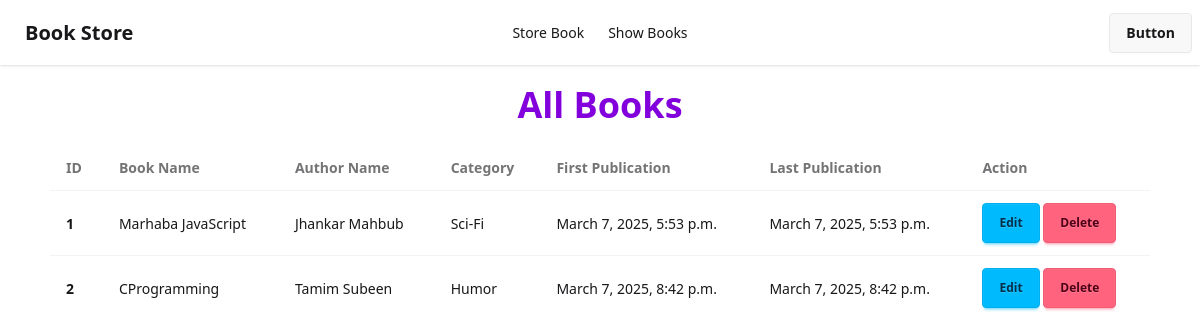
/show_books/, run on an earlier commit of the app's database.
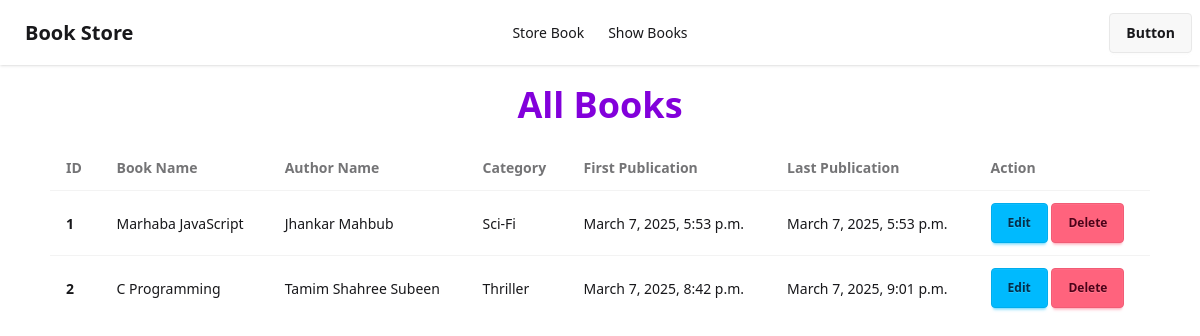
And on a later commit of the database.
### book/models.py (models this page shows)
class BookStoreModel(models.Model):
    CATEGORY = (
        ('Mystery', 'Mystery'),
        ('Thriller', 'Thriller'),
        ('Sci-Fi', 'Sci-Fi'),
        ('Humor', 'Humor'),
        ('Horror', 'Horror')
    )
    id = models.IntegerField(primary_key=True)
    book_name = models.CharField(max_length= 30)
    author = models.CharField(max_length= 20)
    category = models.CharField(max_length=30, choices=CATEGORY)
    first_pub = models.DateTimeField(auto_now_add=True)
    last_pub = models.DateTimeField(auto_now=True)

### book/views.py (the view)
# urls.py: path('show_books/', show_books, name="show_books"),
def show_books(request):
    book = BookStoreModel.objects.all()
    return render(request, 'show_book.html', {'data': book})

### book/templates/show_book.html
{% extends "base.html" %}
{% block content %}
<h1 class="text-4xl text-purple-700 font-bold text-center my-5">All Books</h1>
<div class="w-11/12 mx-auto">
    {% if data %}
    <div class="overflow-x-auto">
        <table class="table">
          <thead>
            <tr>
              <th>ID</th>
              <th>Book Name</th>
              <th>Author Name</th>
              <th>Category</th>
              <th>First Publication</th>
              <th>Last Publication</th>
              <th>Action</th>
            </tr>
          </thead>
          <tbody>
            {% for item in data %}
            <tr class="hover:bg-base-300">
                <th>{{item.id}}</th>
                <td>{{item.book_name}}</td>
                <td>{{item.author}}</td>
                <td>{{item.category}}</td>
                <td>{{item.first_pub}}</td>
                <td>{{item.last_pub}}</td>
                <td><a href="{% url 'edit_book' id=item.id %}" class="text-xs btn btn-info">Edit</a> <a class="text-xs btn btn-error" href="{% url 'delete_book' id=item.id %}">Delete</a> </td>
            </tr>
            {% endfor %}
          </tbody>
        </table>
    </div>
    {% else %}
    <h1 class="text-5xl text-red-600 text-center">Now Data Available</h1>
    {% endif %}
</div>
{% endblock %}

What changed in the data, as far as the page shows it:
changed BookStoreModel id 2: book_name "CProgramming" → "C Programming"; author "Tamim Subeen" → "Tamim Shahree Subeen"; category "Humor" → "Thriller"; last_pub "March 7, 2025, 8:42 p.m." → "March 7, 2025, 9:01 p.m."
